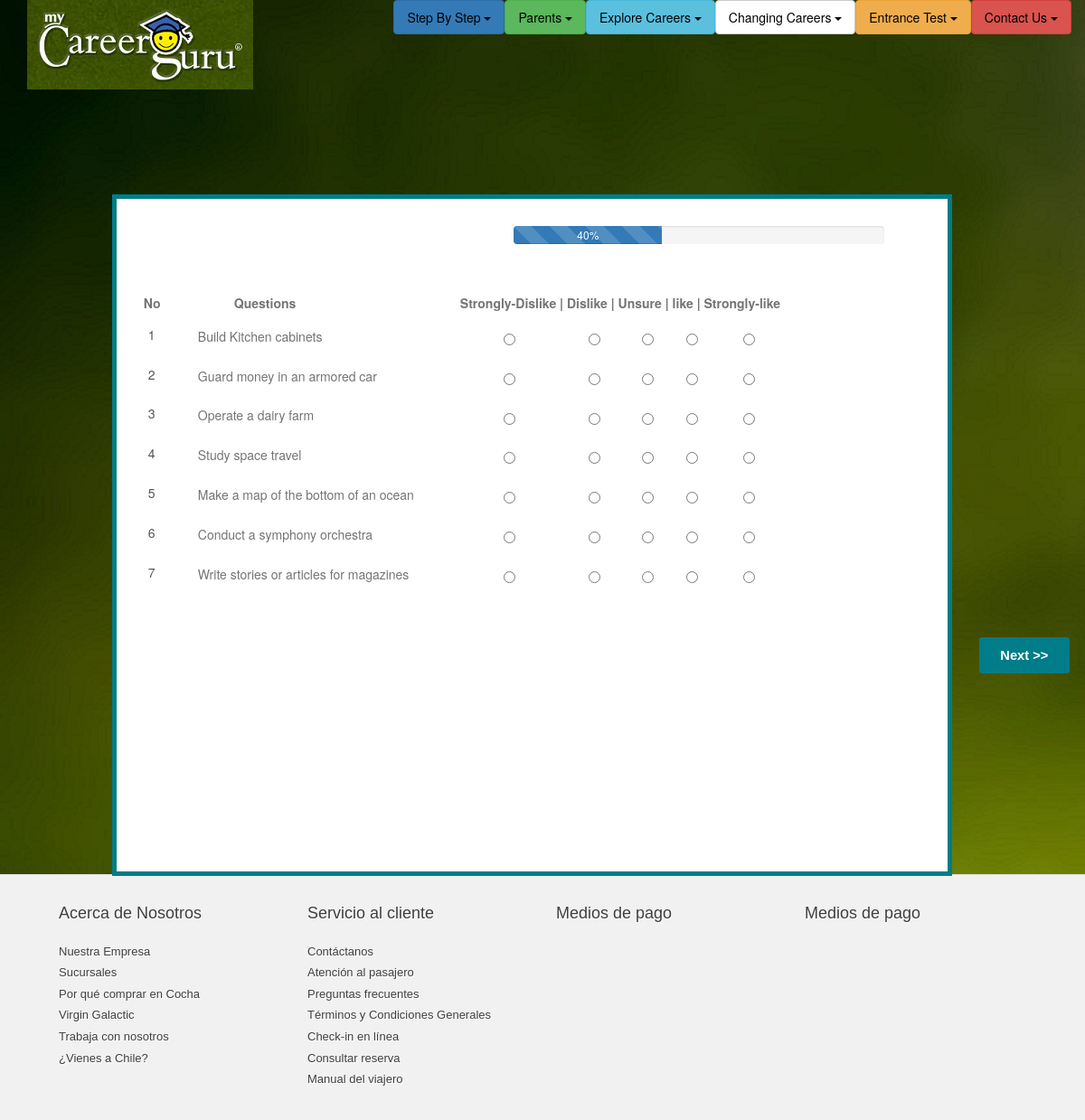
The app's page /it5/, older data.
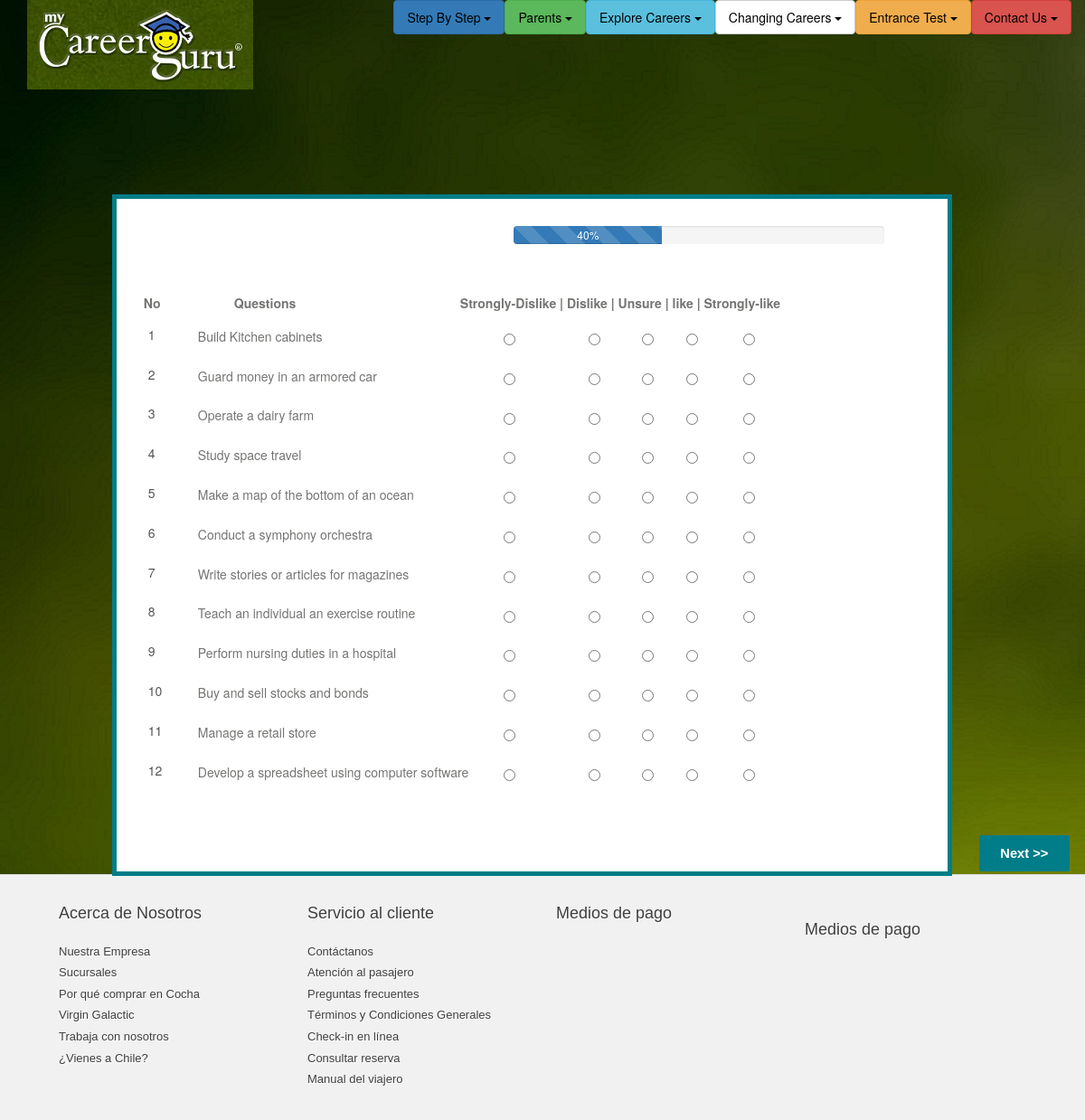
The same page, newer data.
### career/models.py (models this page shows, shortened)
class Question(models.Model):
    name = models.TextField()
    qtype = models.ForeignKey(Qtype)

### career/views.py (the view)
# urls.py: url(r'^it5/$','career.views.it5'),
def it5(request):
    arr=[]
    x = Question.objects.all()
    for q in x:
        arr.append(q)
    return render(request, "it5.html", {
            'q': arr,
    })

### templates/it5.html (shortened to what this page needs)
{% extends "base5.html" %}
{% block contents %}
<div id="container" class="mycontainer">
    <div id="content">
        <div id="wrapper">
            <div id="content1">
                <div id="top">
                    <div id="topright">
                        <div class="progress">
                            <div class="progress-bar progress-bar-striped active" role="progressbar"
                                 aria-valuenow="40" aria-valuemin="0" aria-valuemax="100" style="width:40%">
                                40%
                            </div>
                        </div>
                    </div>
                </div>
                <div class="qblock">
                    <div id="qheading">
                        <div class="idnum"><b>No </b></div>
                        <div class="qhead" ><b>Questions </b></div>
                        <div class="qopt"> <b>Strongly-Dislike | Dislike | Unsure | like | Strongly-like</b></div>
                    </div>
                </div>
            <form role="form"  action="/result/" method="post">{%csrf_token%}
                <div class="q">
                    {% for i in q %}
                        <div id={{ i.id}}>
                            <div id="testopt">
                                <div id="num">
                                    {{ i.id }}
                                </div>
                            </div>
                            <div class="question"> {{i.name}}</div>
                                <span class="opt">
                                <label class="radio-inline">
                                    <input type="radio" name={{ i.id }} id="one" value="0">
                                </label>
                                <label class="radio-inline opt">
                                    <input type="radio" name={{ i.id }} id="two" value="1">
                                </label>
                                <label class="radio-inline opt">
                                    <input type="radio" name={{ i.id }} id="three" value="2">
                                </label>
                                <label class="radio-inline opt">
                                    <input type="radio" name={{ i.id }} id="four" value="3">
                                </label>
                                <label class="radio-inline opt">
                                    <input type="radio" name={{ i.id }} id="five" value="4">
                                </label>
                                </span>
                                </div>
                    {% endfor %}
                </div>
            <div id="bottombtn">
            <input type="button" name="btn_register" value="Next >>" id="nextbtn" class="registerbtn" >
        </div>
            </form>
            </div>
        </div>
    </div>
</div>
{% endblock %}

Row changes from the older to the newer data that the page shows:
added Question: id "8", name "Teach an individual an exercise routine"
added Question: id "9", name "Perform nursing duties in a hospital"
added Question: id "10", name "Buy and sell stocks and bonds"
added Question: id "11", name "Manage a retail store"
added Question: id "12", name "Develop a spreadsheet using computer software"
